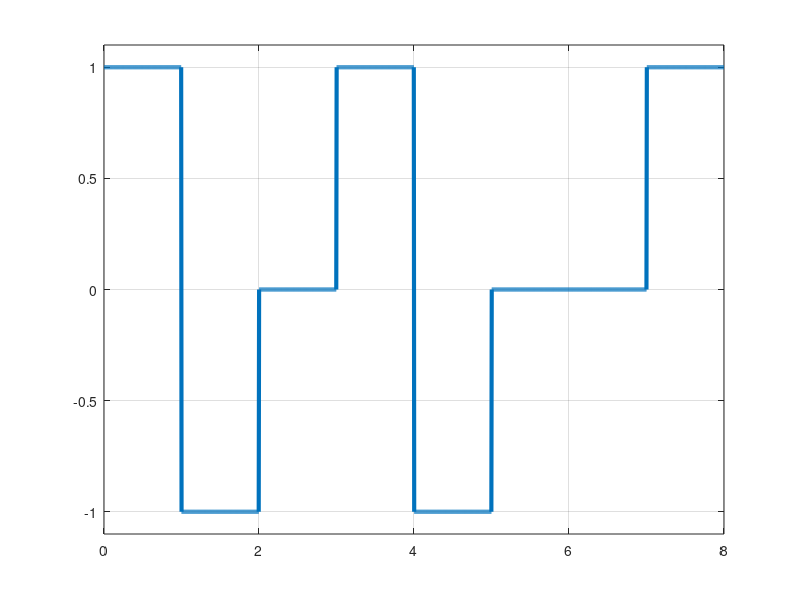

MATLAB code to generate this figure:
bits = [1 1 0 1 1 0 0 1];
bitrate = 1; % bits per second

T = length(bits)/bitrate; % full time of bit sequence
n = 200;
N = n*length(bits);
dt = T/(N-1);
t = 0:dt:T;
x = zeros(1,length(t)); % output signal

%% AMI
pre_value = 1;

for i = 0:length(bits)-1
  if bits(i+1) == 0
    x(i*n+1:(i+1)*n) = 0;
  else
    x(i*n+1:(i+1)*n) = pre_value;
    pre_value = (-1) * pre_value;
  end
end

figure;
plot(t,x,'LineWidth',3);
axis([0 t(end) -1.1 1.1])
grid on;

%% Demodulation
num_of_bits = T*bitrate;
out_bits = zeros(1,num_of_bits);

m = length(x)/num_of_bits;

j = 1;

for k=1:m:length(x)
  if x(k)==0
    out_bits(j) = 0;
  else
    out_bits(j) = 1;
  end
  j++;
end

disp(out_bits);






